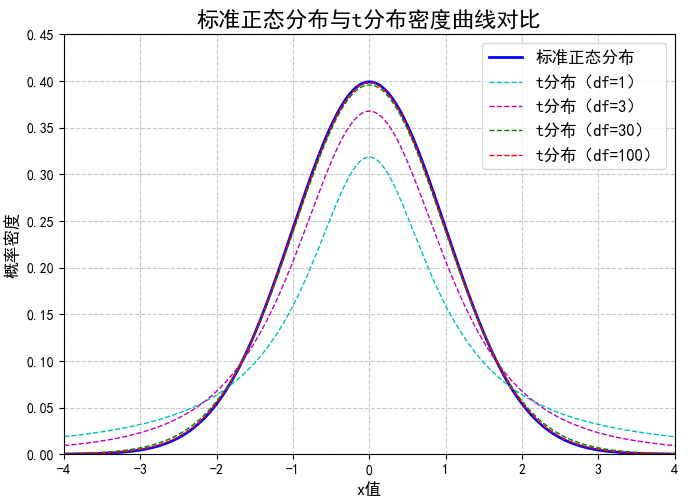

Recreate this plot in Python.
# import necessary libraries
import numpy as np
import matplotlib.pyplot as plt
from scipy.stats import norm, t

# 设置中文字体（可选）
plt.rcParams['font.sans-serif'] = ['SimHei']  # 用来正常显示中文标签
plt.rcParams['axes.unicode_minus'] = False  # 用来正常显示负号

# 创建x轴数值范围（从-4到4，包含1000个点）
x = np.linspace(-4, 4, 1000)

# 计算标准正态分布在每个x点的概率密度值
y = norm.pdf(x, 0, 1)  # 均值为0，标准差为1

# compute t-distr
y_t1 = t.pdf(x, df = 1)
y_t3 = t.pdf(x, df = 3)
y_t30 = t.pdf(x, df = 30)
y_t100 = t.pdf(x, df = 100)

# 创建图形
plt.figure(figsize=(8, 6))

# plot stan normal distr
plt.plot(x, y, 'b-', linewidth=2, label='标准正态分布')

# plot t-distr
plt.plot(x, y_t1, 'c--', linewidth=1, label='t分布（df=1）')
plt.plot(x, y_t3, 'm--', linewidth=1, label='t分布（df=3）')
plt.plot(x, y_t30, 'g--', linewidth=1, label='t分布（df=30）')
plt.plot(x, y_t100, 'r--', linewidth=1, label='t分布（df=100）')

# 添加标题和标签
plt.title('标准正态分布与t分布密度曲线对比', fontsize=16)
plt.xlabel('x值', fontsize=12)
plt.ylabel('概率密度', fontsize=12)

# 添加网格
plt.grid(True, linestyle='--', alpha=0.7)

# 添加图例
plt.legend(fontsize=12)

# 设置x轴和y轴范围
plt.xlim(-4, 4)
plt.ylim(0, 0.45)

# 显示图形
plt.tight_layout()
plt.show()
